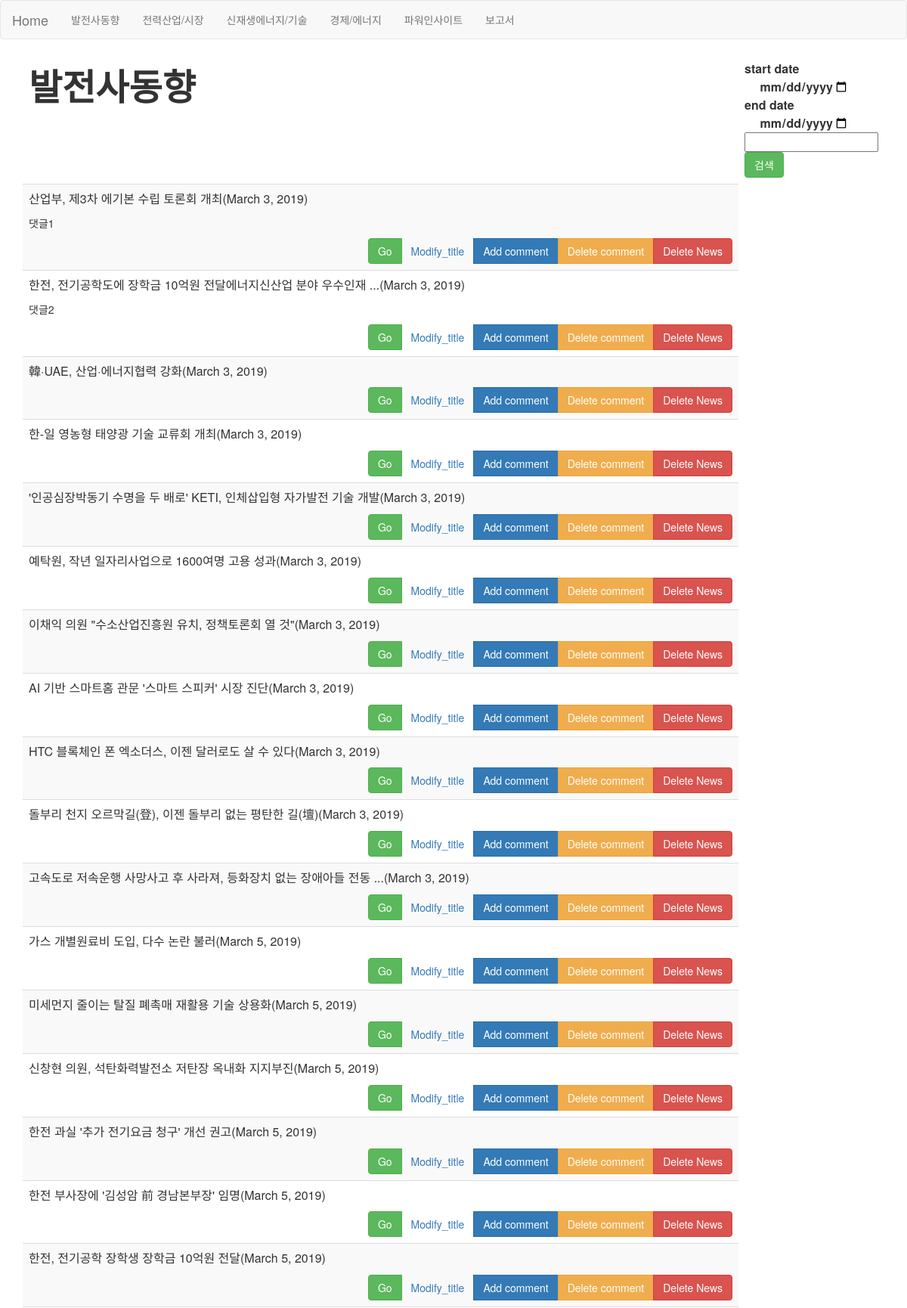
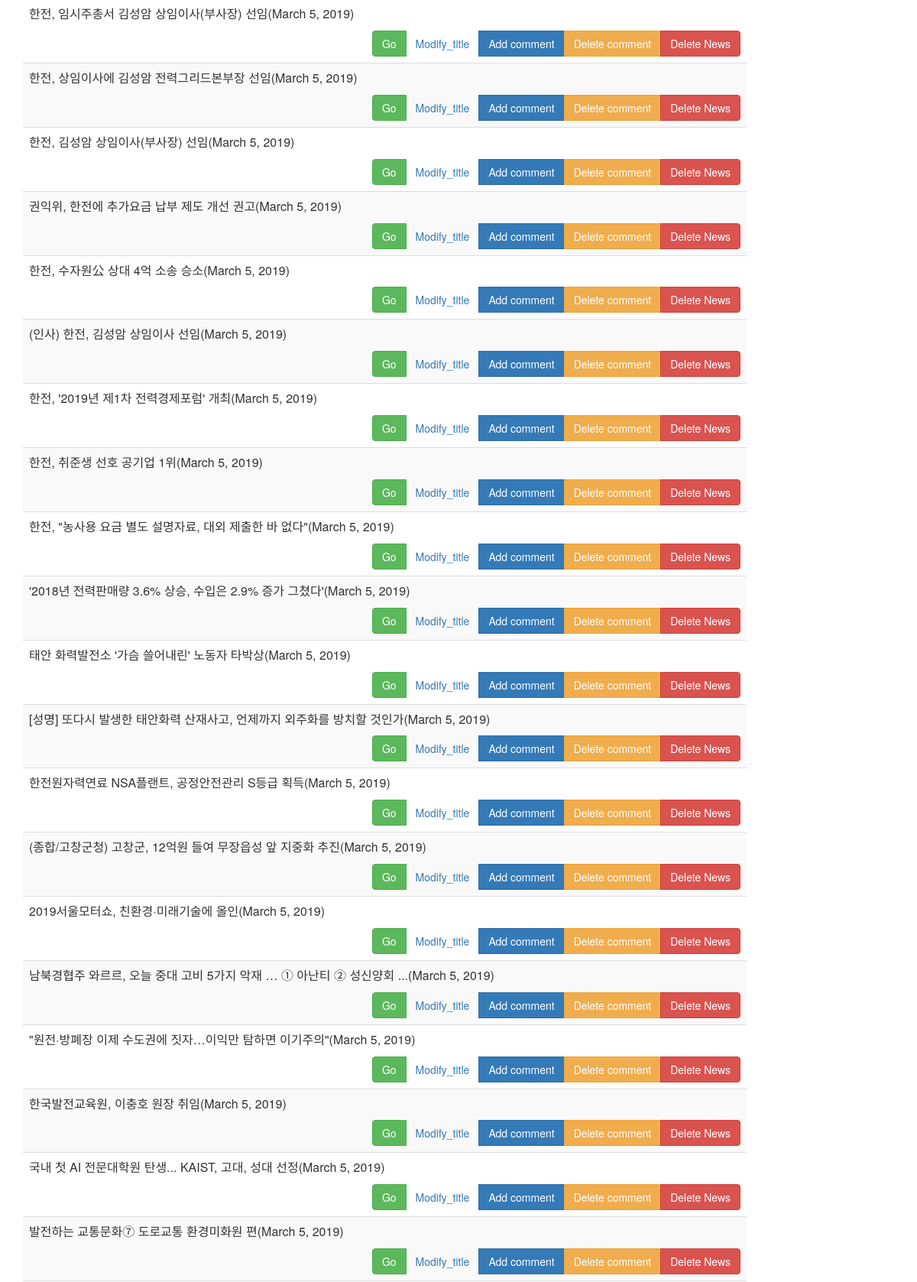
Screenshot of /발전사동향/ (upper part) with the database file from the repository (2 pictures, top to bottom).
### MorningBriefing/models.py (models this page shows)
class News(models.Model):
    Title = models.CharField(max_length=200) #<title>{% News.title%}</title>
    Link = models.CharField(max_length=2000, unique=True) #a href = {% News.link[]%}
    Comment = models.TextField(
        blank = True,
        default = None)
    Published_date = models.DateField(default =timezone.now)
    Select = (
        ('A', '발전사 동향'), # 한전 #남동발전 #한국전력 #동서발전 #..... -- >
        ('B', '전력산업/시장'), #전력 #이병준 #주병권
        ('C', '신재생에너지/기술'),
        ('D', '경제/에너지'),
    )
    Data_field = models.CharField(
        max_length = 1,
        choices = Select,
        blank = True,
        default = 'm',
    )
    class Meta:
        ordering = ['Data_field', 'Published_date' ]

### MorningBriefing/views.py (called while the page is built)
@csrf_exempt
def a(request):
	today=datetime.date.today()
	one_day_ago = today-datetime.timedelta(days=1)
	try:
		start_date=request.POST["start_date"]
	except:
		start_date="2019-01-01"
	try:
		end_date=request.POST["end_date"]
	except:
		end_date=today
	try:
		search=request.POST["search"]
	except:
		search=""
	start_date=start_date if start_date else one_day_ago
	end_date=end_date if end_date else today
	news = News.objects.filter(Q(Published_date__gte=start_date, Published_date__lte=end_date)&Q(Title__contains=search))
	context = {'news':news,}
	return render(request, 'MorningBriefing/a.html',context)

### MorningBriefing/templates/MorningBriefing/a.html (shortened to what this page needs)
<!DOCTYPE html>
<html lang="en">
<head>
  <link rel="stylesheet" href="http://maxcdn.bootstrapcdn.com/bootstrap/3.3.6/css/bootstrap.min.css">
</head>
<body>
  <nav class="navbar navbar-default">
    <div class="container-fluid">
      <div class="navbar-header">
        <a class="navbar-brand" href="{% url 'MorningBriefing:home' %}">Home</a>
      </div>
      <ul class="nav navbar-nav">
        <li><a href = "{% url 'MorningBriefing:발전사동향' %}">발전사동향</a></li>
        <li><a href = "{% url 'MorningBriefing:전력산업/시장'%}">전력산업/시장</a></li>
        <li><a href = "{% url 'MorningBriefing:신재생에너지/기술'%}">신재생에너지/기술</a></li>
        <li><a href = "{% url 'MorningBriefing:경제/에너지'%}">경제/에너지</a></li>
        <li><a href = "{% url 'MorningBriefing:파워인사이트'%}">파워인사이트</a></li>
        <li><a href = "{% url 'MorningBriefing:보고서'%}">보고서</a></li>
      </ul>
    </div>
  </nav>
<div class="container">
    <table class="table table-striped">
        <thead>
        <tr>
            <td><B><font size=10>발전사동향</font></B></td>
            <td style= "width:50px">
              <form method="post">
                <div style="text-align: left"><font size = 3><B>start date<input type="date" style = "text-align: right;border: 0px; font-size: 3" name="start_date" value="{{start_date}}"></B></font>
                <div style="text-align: left"><font size = 3><B>end  date<input type="date" style = "text-align: right;border: 0px; font-size: 3" name="end_date" value="{{end_date}}"></B></font>
                <input name="search" value="{{search}}">
                <input type="submit" class="btn btn-success" value="검색">
              </form>
            </td>
        </tr>
        </thead>
        <tbody>
            {% for news in news %}
            {% if news.Data_field == 'A' %}
        <tr>
            <td>
                <div>
                    <p><font size=3>{{news.Title}}({{news.Published_date}})</font></p>
                    <p>{{news.Comment}}</p>
                </div>
              <div align="right">
                <div class="btn-group">
                  <button type="submit" class="btn btn-success"  style="text-align:right;" onclick="window.open('{{news.Link}}')">Go</button>
                  <a class="btn btn-light" href="{%url 'MorningBriefing:modify_title' pk=news.pk %}">Modify_title</a>
                  <a class="btn btn-primary" href="{%url 'MorningBriefing:add_comment_to_post' pk=news.pk %}">Add comment</a>
                <a href="{% url 'MorningBriefing:delete_news' pk=news.pk %}" class="btn btn-warning del" role="button" onclick="return confirm('정말 삭제하시겠습니까?')">Delete comment</a>
              <a href="{% url 'MorningBriefing:delete' pk=news.pk %}" class="btn btn-danger del" role="button" onclick="return confirm('정말 삭제하시겠습니까?')">Delete News</a>
              </div>
              </div>
            {% endif %}
          </td>
        </tr>
        {% endfor %}
        </tbody>
    </table>
</body>

### rows the page displays
News: Title "산업부, 제3차 에기본 수립 토론회 개최", Published_date "March 3, 2019", Comment "댓글1"
News: Title "한전, 전기공학도에 장학금 10억원 전달에너지신산업 분야 우수인재 ...", Published_date "March 3, 2019", Comment "댓글2"
News: Title "韓·UAE, 산업·에너지협력 강화", Published_date "March 3, 2019"
News: Title "한-일 영농형 태양광 기술 교류회 개최", Published_date "March 3, 2019"
News: Title "'인공심장박동기 수명을 두 배로' KETI, 인체삽입형 자가발전 기술 개발", Published_date "March 3, 2019"
News: Title "예탁원, 작년 일자리사업으로 1600여명 고용 성과", Published_date "March 3, 2019"
News: Title "이채익 의원 \"수소산업진흥원 유치, 정책토론회 열 것\"", Published_date "March 3, 2019"
News: Title "AI 기반 스마트홈 관문 '스마트 스피커' 시장 진단", Published_date "March 3, 2019"
News: Title "HTC 블록체인 폰 엑소더스, 이젠 달러로도 살 수 있다", Published_date "March 3, 2019"
News: Title "돌부리 천지 오르막길(登), 이젠 돌부리 없는 평탄한 길(壇)", Published_date "March 3, 2019"
News: Title "고속도로 저속운행 사망사고 후 사라져, 등화장치 없는 장애아들 전동 ...", Published_date "March 3, 2019"
News: Title "가스 개별원료비 도입, 다수 논란 불러", Published_date "March 5, 2019"
News: Title "미세먼지 줄이는 탈질 폐촉매 재활용 기술 상용화", Published_date "March 5, 2019"
News: Title "신창현 의원, 석탄화력발전소 저탄장 옥내화 지지부진", Published_date "March 5, 2019"
News: Title "한전 과실 '추가 전기요금 청구' 개선 권고", Published_date "March 5, 2019"
News: Title "한전 부사장에 '김성암 前 경남본부장' 임명", Published_date "March 5, 2019"
News: Title "한전, 전기공학 장학생 장학금 10억원 전달", Published_date "March 5, 2019"
News: Title "한전, 임시주총서 김성암 상임이사(부사장) 선임", Published_date "March 5, 2019"
News: Title "한전, 상임이사에 김성암 전력그리드본부장 선임", Published_date "March 5, 2019"
News: Title "한전, 김성암 상임이사(부사장) 선임", Published_date "March 5, 2019"
News: Title "권익위, 한전에 추가요금 납부 제도 개선 권고", Published_date "March 5, 2019"
News: Title "한전, 수자원公 상대 4억 소송 승소", Published_date "March 5, 2019"
News: Title "(인사) 한전, 김성암 상임이사 선임", Published_date "March 5, 2019"
News: Title "한전, '2019년 제1차 전력경제포럼' 개최", Published_date "March 5, 2019"
News: Title "한전, 취준생 선호 공기업 1위", Published_date "March 5, 2019"
News: Title "한전, \"농사용 요금 별도 설명자료, 대외 제출한 바 없다\"", Published_date "March 5, 2019"
News: Title "'2018년 전력판매량 3.6% 상승, 수입은 2.9% 증가 그쳤다'", Published_date "March 5, 2019"
News: Title "태안 화력발전소 '가슴 쓸어내린' 노동자 타박상", Published_date "March 5, 2019"
News: Title "[성명] 또다시 발생한 태안화력 산재사고, 언제까지 외주화를 방치할 것인가", Published_date "March 5, 2019"
News: Title "한전원자력연료 NSA플랜트, 공정안전관리 S등급 획득", Published_date "March 5, 2019"
News: Title "(종합/고창군청) 고창군, 12억원 들여 무장읍성 앞 지중화 추진", Published_date "March 5, 2019"
News: Title "2019서울모터쇼, 친환경·미래기술에 올인", Published_date "March 5, 2019"
News: Title "남북경협주 와르르, 오늘 중대 고비 5가지 악재 … ① 아난티 ② 성신양회 ...", Published_date "March 5, 2019"
News: Title "\"원전·방폐장 이제 수도권에 짓자…이익만 탐하면 이기주의\"", Published_date "March 5, 2019"
News: Title "한국발전교육원, 이충호 원장 취임", Published_date "March 5, 2019"
News: Title "국내 첫 AI 전문대학원 탄생... KAIST, 고대, 성대 선정", Published_date "March 5, 2019"
News: Title "발전하는 교통문화⑦ 도로교통 환경미화원 편", Published_date "March 5, 2019"
